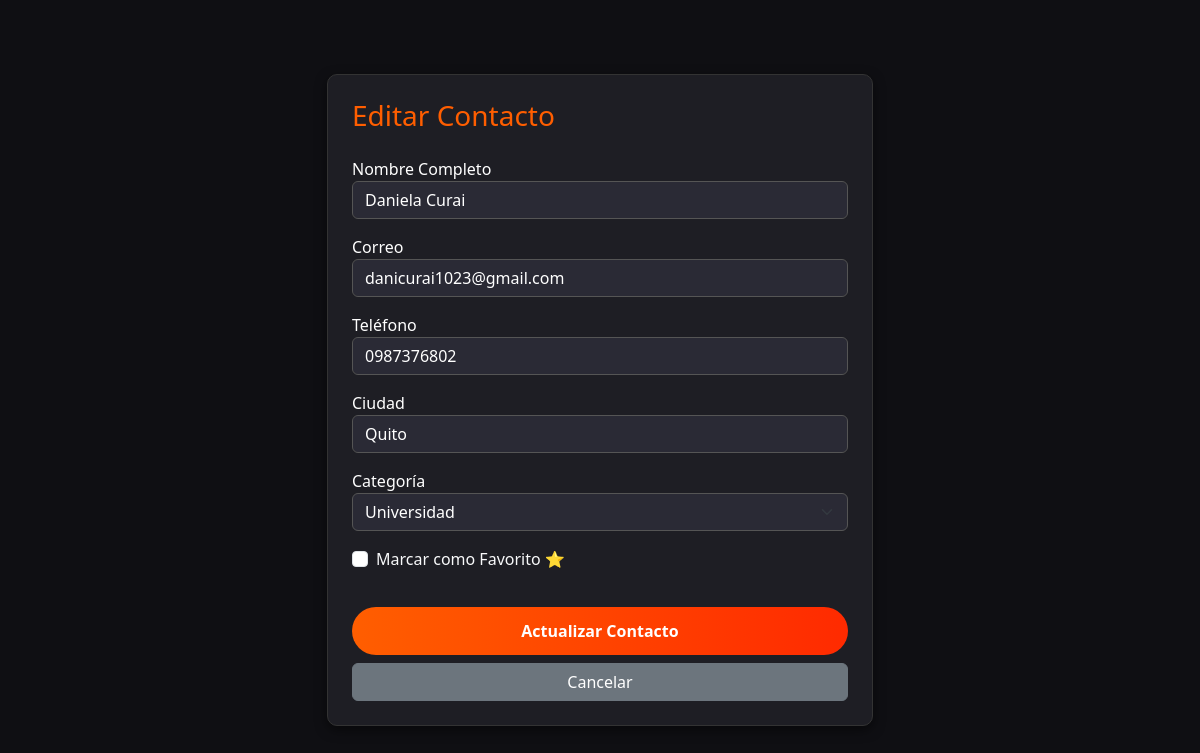
The page /editar_contacto.php?id=9 (signed in) on the database its author committed.
### tables this page shows
CREATE TABLE `contactos` (
  `id` int(11) NOT NULL,
  `id_usuario` int(11) NOT NULL,
  `nombre` varchar(100) NOT NULL,
  `correo` varchar(150) NOT NULL,
  `telefono` varchar(30) DEFAULT NULL,
  `ciudad` varchar(100) DEFAULT NULL,
  `categoria_id` int(11) NOT NULL DEFAULT 5,
  `fecha_creacion` timestamp NOT NULL DEFAULT current_timestamp(),
  `favorito` tinyint(1) NOT NULL DEFAULT 0
);

CREATE TABLE `categorias` (
  `id` int(11) NOT NULL,
  `nombre` varchar(50) NOT NULL
);

### editar_contacto.php (the view, shortened to what this page needs)
<?php
require 'conexion.php';
$id = (int)($_GET['id'] ?? 0);
$id_usuario = (int)$_SESSION['usuario_id'];
$stmt = $conexion->prepare("SELECT * FROM contactos WHERE id = ? AND id_usuario = ?");
$stmt->bind_param("ii", $id, $id_usuario);
$stmt->execute();
$resultado = $stmt->get_result();
$contacto = $resultado->fetch_assoc();
$categorias = $conexion->query("SELECT id, nombre FROM categorias ORDER BY id ASC");
?>
<!DOCTYPE html>
<html lang="es">
<head>
    <link href="https://cdn.jsdelivr.net/npm/bootstrap@5.3.0/dist/css/bootstrap.min.css" rel="stylesheet">
    <link rel="stylesheet" href="estilos.css">
</head>
<body class="d-flex align-items-center" style="min-height: 100vh;">
    <div class="container">
        <div class="row justify-content-center">
            <div class="col-md-6">
                <div class="card-custom p-4">
                    <h3 class="mb-4" style="color: #ff5e00;">Editar Contacto</h3>
                    <form action="actualizar_contacto.php" method="POST">
                        <div class="mb-3">
                            <label>Nombre Completo</label>
                            <input type="text" name="nombre" class="form-control form-control-custom" value="<?= htmlspecialchars($contacto['nombre']) ?>" required>
                        </div>
                        <div class="mb-3">
                            <label>Correo</label>
                            <input type="email" name="correo" class="form-control form-control-custom" value="<?= htmlspecialchars($contacto['correo']) ?>" required>
                        </div>
                        <div class="mb-3">
                            <label>Teléfono</label>
                            <input type="text" name="telefono" class="form-control form-control-custom" value="<?= htmlspecialchars($contacto['telefono']) ?>">
                        </div>
                        <div class="mb-3">
                            <label>Ciudad</label>
                            <input type="text" name="ciudad" class="form-control form-control-custom" value="<?= htmlspecialchars($contacto['ciudad']) ?>">
                        </div>
                        <div class="mb-3">
                            <label>Categoría</label>
                            <select name="categoria_id" class="form-select form-select-custom">
                                <?php while ($cat = $categorias->fetch_assoc()): ?>
                                    <option value="<?= (int)$cat['id'] ?>" <?= ((int)$contacto['categoria_id'] === (int)$cat['id']) ? 'selected' : '' ?>>
                                        <?= htmlspecialchars($cat['nombre']) ?>
                                    </option>
                                <?php endwhile; ?>
                            </select>
                        </div>
                        <div class="form-check text-light mb-3">
                            <input class="form-check-input" type="checkbox" name="favorito" value="1" id="favorito" <?= $contacto['favorito'] ? 'checked' : '' ?>>
                            <label class="form-check-label" for="favorito">Marcar como Favorito ⭐</label>
                        </div>
                        <button type="submit" class="btn-orange">Actualizar Contacto</button>
                        <a href="agenda.php" class="btn btn-secondary w-100 mt-2">Cancelar</a>
                    </form>
                </div>
            </div>
        </div>
    </div>
</body>
</html>

### estilos.css (style rules this page uses)
body { background-color: #0f0f13 !important; color: #fff !important; font-family: 'Segoe UI', Tahoma, Geneva, Verdana, sans-serif; }
.btn-orange { width: 100%; padding: 12px; background: linear-gradient(90deg, #ff5e00, #ff2a00); color: #fff; border: none; border-radius: 25px; cursor: pointer; font-size: 16px; font-weight: bold; margin-top: 20px; transition: 0.3s; text-decoration: none; display: inline-block; text-align: center; }
.card-custom { background-color: #1e1e24; border: 1px solid #333; border-radius: 10px; box-shadow: 0 4px 12px rgba(0,0,0,0.5); }
.form-control-custom, .form-select-custom { background-color: #2a2a35; border: 1px solid #444; color: #fff; }
.form-control-custom, .form-select-custom { background-color: #2a2a35 !important; border: 1px solid #555 !important; color: #ffffff !important; }
.form-control-custom::placeholder { color: #a0a0a0 !important; opacity: 1; }

### rows shown on the page
contactos: nombre "Daniela Curai", correo "danicurai1023@gmail.com", telefono "0987376802", ciudad "Quito", categoria_id "Universidad"
